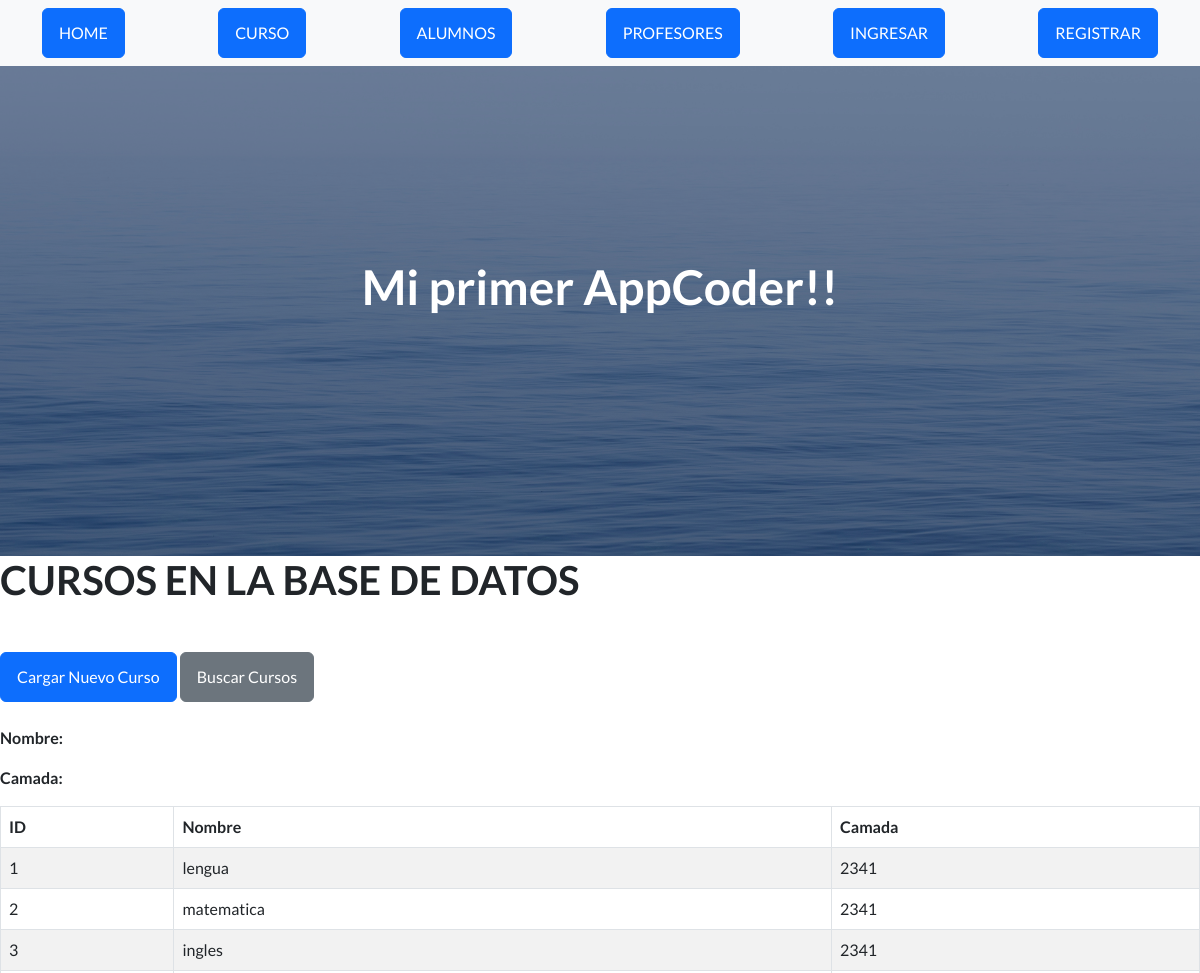
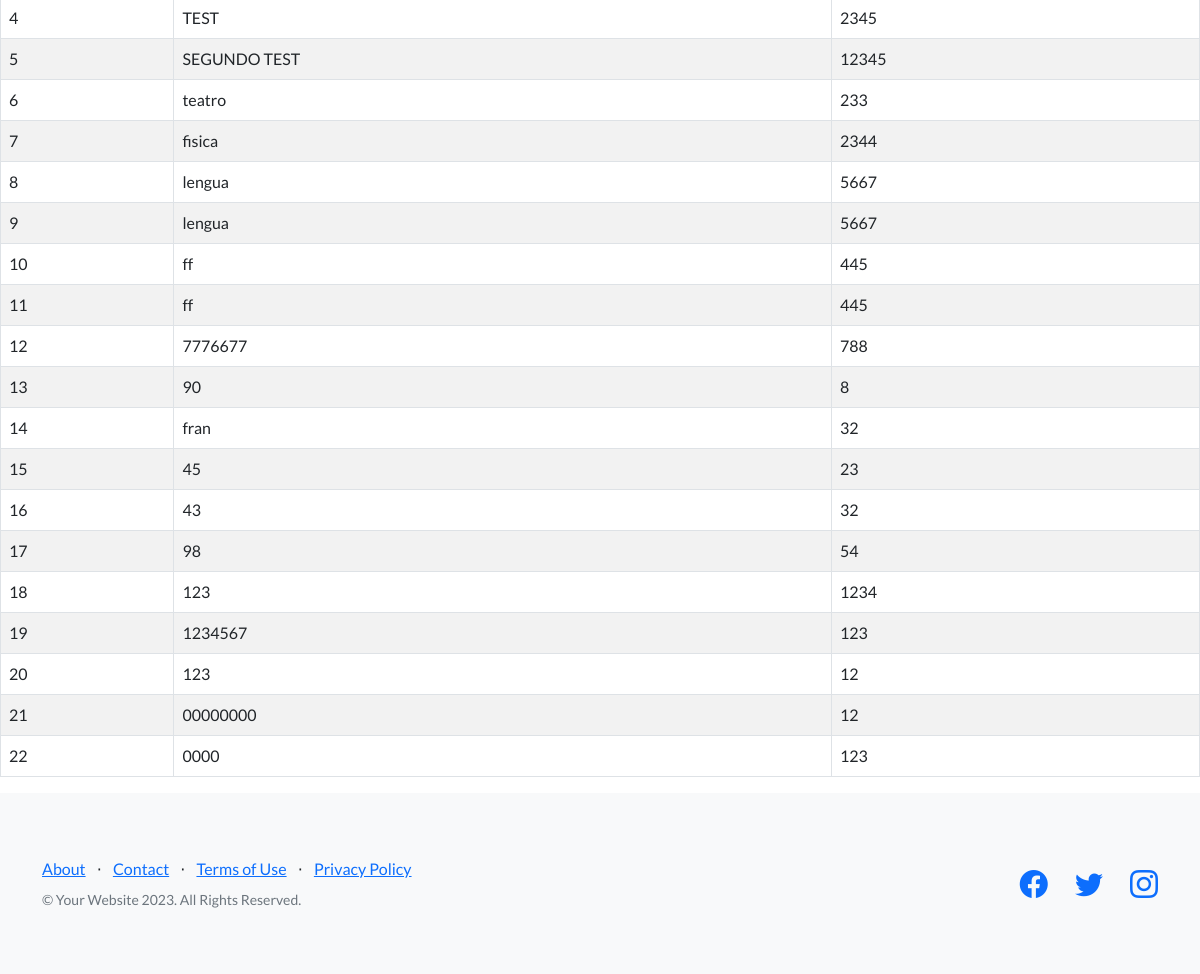
The app's page /AppCoder/ver_cursos with its own data (2 pictures, top to bottom).
### AppCoder/models.py (models this page shows)
class Curso(models.Model):
    nombre = models.CharField(max_length=40)
    camada=models.IntegerField()

### AppCoder/views.py (the view)
# urls.py: path("ver_cursos", views.ver_cursos , name="cursos"),
def ver_cursos(request):
    cursos= Curso.objects.all()# saco todo los objetos del tipo curso de la base de datos ,traeme del modelo cursos todo los objetos
    dicc = {"cursos": cursos} # la lista de cursos lo guardo en un diccionario
    plantilla = loader.get_template("cursos.html")# cargo el template
    documento = plantilla.render(dicc)  #del metodo plantilla
    return HttpResponse(documento)

### AppCoder/template/cursos.html (shortened to what this page needs)
{% extends "padre.html" %} {% load static %} {% block contenido %}
<h1 class="mb-5">CURSOS EN LA BASE DE DATOS</h1>
<a class="btn btn-primary" href="{% url 'formulario_curso' %}"
  >Cargar Nuevo Curso</a
>
<a class="btn btn-secondary" href="{% url 'buscar_curso' %}">Buscar Cursos</a>
<p><strong>Nombre:</strong> {{n.nombre}}</p>
<p><strong>Camada:</strong> {{n.camada}}</p>
<table class="table table-striped table-bordered">
  <thead class="thead-dark">
    <tr>
      <th scope="col">ID</th>
      <th scope="col">Nombre</th>
      <th scope="col">Camada</th>
    </tr>
  </thead>
  <tbody>
    {% for n in cursos %}
    <tr>
      <td>{{n.id}}</td>
      <td>{{n.nombre}}</td>
      <td>{{n.camada}}</td>
    </tr>
    {% endfor %}
  </tbody>
</table>
{% endblock contenido %}

### AppCoder/template/padre.html (shortened to what this page needs)
<!DOCTYPE html>
<html lang="en">
  <head>
    {%load static%}
    <link
      href="https://cdn.jsdelivr.net/npm/bootstrap-icons@1.5.0/font/bootstrap-icons.css"
      rel="stylesheet"
      type="text/css"
    />
    <link href=" {% static 'AppCoder/css/styles.css' %}" rel="stylesheet" />
  </head>
  <body>
    <nav class="navbar navbar-light bg-light static-top">
      <div class="container">
        <a class="btn btn-primary" href=" {% url 'home' %}">HOME</a>
        <a class="btn btn-primary" href=" {% url 'cursos' %}">CURSO</a>
        <a class="btn btn-primary" href=" {% url 'alumnos' %}">ALUMNOS</a>
        <a class="btn btn-primary" href=" {% url 'profesores' %}">PROFESORES</a>
        <a class="btn btn-primary" href="">INGRESAR</a>
        <a class="btn btn-primary" href="">REGISTRAR</a>
      </div>
    </nav>
    <header class="masthead">
      <div class="container position-relative">
        <div class="row justify-content-center">
          <div class="col-xl-6">
            <div class="text-center text-white">
              <h1 class="mb-5">Mi primer AppCoder!!</h1>
            </div>
          </div>
        </div>
      </div>
    </header>
    {% block contenido %} {% endblock contenido %}
    <footer class="footer bg-light">
      <div class="container">
        <div class="row">
          <div class="col-lg-6 h-100 text-center text-lg-start my-auto">
            <ul class="list-inline mb-2">
              <li class="list-inline-item"><a href="#!">About</a></li>
              <li class="list-inline-item">⋅</li>
              <li class="list-inline-item"><a href="#!">Contact</a></li>
              <li class="list-inline-item">⋅</li>
              <li class="list-inline-item"><a href="#!">Terms of Use</a></li>
              <li class="list-inline-item">⋅</li>
              <li class="list-inline-item"><a href="#!">Privacy Policy</a></li>
            </ul>
            <p class="text-muted small mb-4 mb-lg-0">
              &copy; Your Website 2023. All Rights Reserved.
            </p>
          </div>
          <div class="col-lg-6 h-100 text-center text-lg-end my-auto">
            <ul class="list-inline mb-0">
              <li class="list-inline-item me-4">
                <a href="#!"><i class="bi-facebook fs-3"></i></a>
              </li>
              <li class="list-inline-item me-4">
                <a href="#!"><i class="bi-twitter fs-3"></i></a>
              </li>
              <li class="list-inline-item">
                <a href="#!"><i class="bi-instagram fs-3"></i></a>
              </li>
            </ul>
          </div>
        </div>
      </div>
    </footer>
  </body>
</html>

### records on screen
Curso: id "1", nombre "lengua", camada "2341"
Curso: id "2", nombre "matematica", camada "2341"
Curso: id "3", nombre "ingles", camada "2341"
Curso: id "4", nombre "TEST", camada "2345"
Curso: id "5", nombre "SEGUNDO TEST", camada "12345"
Curso: id "6", nombre "teatro", camada "233"
Curso: id "7", nombre "fisica", camada "2344"
Curso: id "8", nombre "lengua", camada "5667"
Curso: id "9", nombre "lengua", camada "5667"
Curso: id "10", nombre "ff", camada "445"
Curso: id "11", nombre "ff", camada "445"
Curso: id "12", nombre "7776677", camada "788"
Curso: id "13", nombre "90", camada "8"
Curso: id "14", nombre "fran", camada "32"
Curso: id "15", nombre "45", camada "23"
Curso: id "16", nombre "43", camada "32"
Curso: id "17", nombre "98", camada "54"
Curso: id "18", nombre "123", camada "1234"
Curso: id "19", nombre "1234567", camada "123"
Curso: id "20", nombre "123", camada "12"
Curso: id "21", nombre "00000000", camada "12"
Curso: id "22", nombre "0000", camada "123"
